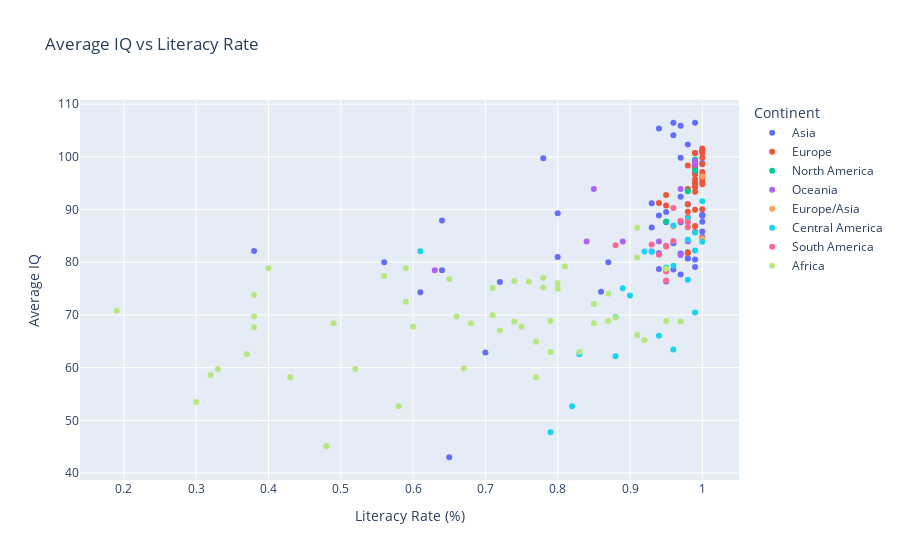
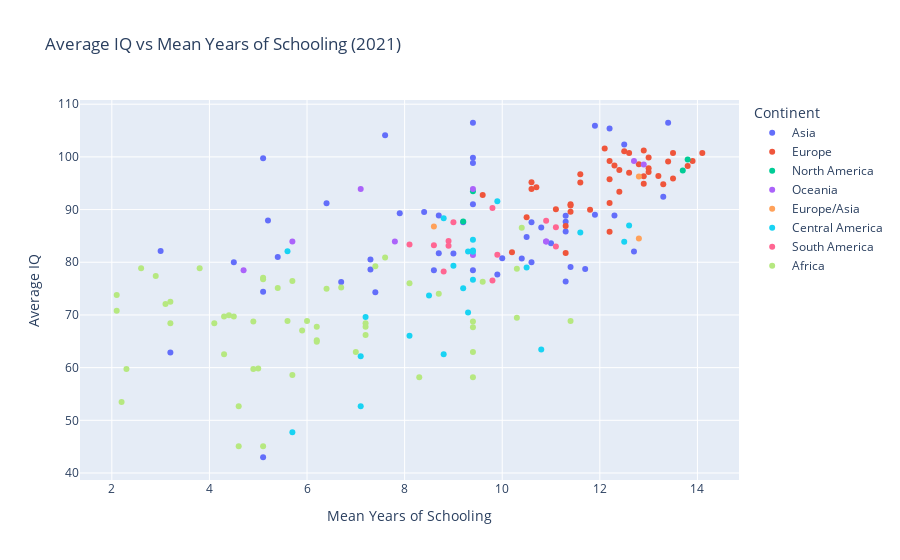
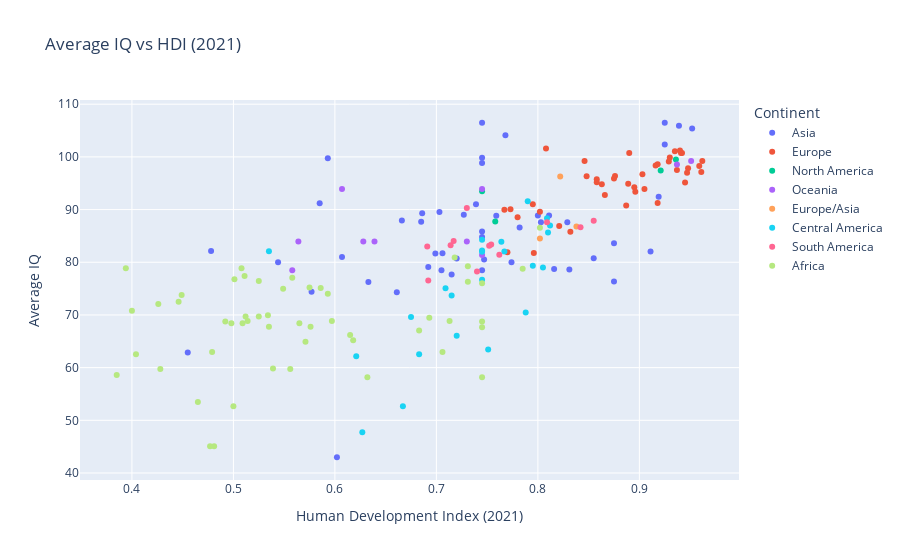

The code cell stored with these charts, in order, in its notebook:
### Code cell
import plotly.express as px
import pandas as pd

# Assuming df is your DataFrame and it contains the necessary columns

# Scatter plot for Average IQ vs Literacy Rate
fig1 = px.scatter(df, x='Literacy Rate', y='Average IQ',
                  title='Average IQ vs Literacy Rate',
                  labels={'Literacy Rate': 'Literacy Rate (%)', 'Average IQ': 'Average IQ'},
                  color='Continent',  # You can add color by continent to better visualize patterns
                  color_continuous_scale='Viridis')

# Scatter plot for Average IQ vs Mean Years of Schooling
fig2 = px.scatter(df, x='Mean years of schooling - 2021', y='Average IQ',
                  title='Average IQ vs Mean Years of Schooling (2021)',
                  labels={'Mean years of schooling - 2021': 'Mean Years of Schooling', 'Average IQ': 'Average IQ'},
                  color='Continent', 
                  color_continuous_scale='Viridis')

# Scatter plot for Average IQ vs HDI (2021)
fig3 = px.scatter(df, x='HDI (2021)', y='Average IQ',
                  title='Average IQ vs HDI (2021)',
                  labels={'HDI (2021)': 'Human Development Index (2021)', 'Average IQ': 'Average IQ'},
                  color='Continent', 
                  color_continuous_scale='Viridis')

# Show the plots
fig1.show()
fig2.show()
fig3.show()

### Figure 1 — Plotly figure (JSON) as saved in the notebook; plotly's stock layout.template omitted (floating-point values rounded to 4 significant figures)
{"data": [{"hovertemplate": "Continent=Asia<br>Literacy Rate (%)=%{x}<br>Average IQ=%{y}<extra></extra>", "legendgroup": "Asia", "marker": {"color": "#636efa", "symbol": "circle"}, "mode": "markers", "name": "Asia", "orientation": "v", "showlegend": true, "type": "scatter", "x": [0.99, 0.96, 0.97, 0.94, 0.96, 0.98, 0.97, 0.78, 1.0, 0.97, 0.93, 0.98, 0.95, 0.8, 1.0, 1.0, 0.94, 1.0, 0.64, 1.0, 0.97, 0.95, 0.93, 1.0, 1.0, 0.96, 0.38, 0.93, 0.94, 0.97, 0.8, 0.98, 0.98, 0.99, 0.87, 0.56, 0.99, 0.94, 0.96, 0.64, 0.95, 0.97, 0.95, 0.72, 0.86, 0.61, 0.7, 0.65], "xaxis": "x", "y": [106.5, 106.5, 105.9, 105.4, 104.1, 102.3, 99.82, 99.75, 98.82, 92.43, 91.18, 91.03, 89.53, 89.28, 89.01, 88.89, 88.87, 88.82, 87.94, 87.71, 87.58, 87.58, 86.62, 85.86, 84.81, 83.6, 82.12, 82.05, 81.7, 81.64, 80.99, 80.78, 80.7, 80.54, 80.01, 80.0, 79.09, 78.7, 78.64, 78.49, 78.49, 77.69, 76.36, 76.24, 74.41, 74.33, 62.86, 42.99], "yaxis": "y"}, {"hovertemplate": "Continent=Europe<br>Literacy Rate (%)=%{x}<br>Average IQ=%{y}<extra></extra>", "legendgroup": "Europe", "marker": {"color": "#EF553B", "symbol": "circle"}, "mode": "markers", "name": "Europe", "orientation": "v", "showlegend": true, "type": "scatter", "x": [1.0, 1.0, 1.0, 0.99, 0.99, 1.0, 1.0, 0.99, 0.99, 0.99, 1.0, 0.98, 0.99, 0.99, 0.99, 1.0, 0.99, 0.99, 1.0, 1.0, 1.0, 0.99, 1.0, 0.99, 0.99, 1.0, 0.99, 0.98, 0.99, 0.95, 0.94, 0.98, 0.95, 1.0, 0.99, 0.98, 0.98, 0.99, 0.99, 0.98, 0.98], "xaxis": "x", "y": [101.6, 101.2, 101.1, 100.7, 100.7, 100.7, 99.87, 99.24, 99.24, 99.12, 98.6, 98.38, 98.26, 97.83, 97.49, 97.13, 97.0, 96.69, 96.35, 96.32, 95.89, 95.75, 95.2, 95.13, 94.92, 94.79, 94.23, 93.9, 93.39, 92.77, 91.27, 90.99, 90.77, 90.07, 89.98, 89.6, 88.54, 86.88, 85.78, 81.91, 81.75], "yaxis": "y"}, {"hovertemplate": "Continent=North America<br>Literacy Rate (%)=%{x}<br>Average IQ=%{y}<extra></extra>", "legendgroup": "North America", "marker": {"color": "#00cc96", "symbol": "circle"}, "mode": "markers", "name": "North America", "orientation": "v", "showlegend": true, "type": "scatter", "x": [0.99, 0.99, 0.98, 0.95], "xaxis": "x", "y": [99.52, 97.43, 93.48, 87.73], "yaxis": "y"}, {"hovertemplate": "Continent=Oceania<br>Literacy Rate (%)=%{x}<br>Average IQ=%{y}<extra></extra>", "legendgroup": "Oceania", "marker": {"color": "#ab63fa", "symbol": "circle"}, "mode": "markers", "name": "Oceania", "orientation": "v", "showlegend": true, "type": "scatter", "x": [0.99, 0.99, 0.97, 0.85, 0.89, 0.94, 0.98, 0.84, 0.97, 0.63], "xaxis": "x", "y": [99.24, 98.57, 93.92, 93.92, 83.96, 83.96, 83.96, 83.96, 81.36, 78.49], "yaxis": "y"}, {"hovertemplate": "Continent=Europe/Asia<br>Literacy Rate (%)=%{x}<br>Average IQ=%{y}<extra></extra>", "legendgroup": "Europe/Asia", "marker": {"color": "#FFA15A", "symbol": "circle"}, "mode": "markers", "name": "Europe/Asia", "orientation": "v", "showlegend": true, "type": "scatter", "x": [1.0, 0.96, 1.0], "xaxis": "x", "y": [96.29, 86.8, 84.5], "yaxis": "y"}, {"hovertemplate": "Continent=Central America<br>Literacy Rate (%)=%{x}<br>Average IQ=%{y}<extra></extra>", "legendgroup": "Central America", "marker": {"color": "#19d3f3", "symbol": "circle"}, "mode": "markers", "name": "Central America", "orientation": "v", "showlegend": true, "type": "scatter", "x": [1.0, 0.98, 0.96, 0.99, 0.98, 1.0, 0.99, 0.61, 0.92, 0.93, 0.96, 0.95, 0.98, 0.89, 0.9, 0.99, 0.88, 0.94, 0.96, 0.83, 0.88, 0.82, 0.79], "xaxis": "x", "y": [91.6, 88.34, 86.99, 85.63, 84.29, 83.9, 82.24, 82.1, 82.05, 81.99, 79.34, 79.0, 76.69, 75.08, 73.68, 70.48, 69.63, 66.03, 63.42, 62.55, 62.16, 52.69, 47.72], "yaxis": "y"}, {"hovertemplate": "Continent=South America<br>Literacy Rate (%)=%{x}<br>Average IQ=%{y}<extra></extra>", "legendgroup": "South America", "marker": {"color": "#FF6692", "symbol": "circle"}, "mode": "markers", "name": "South America", "orientation": "v", "showlegend": true, "type": "scatter", "x": [0.96, 0.97, 0.98, 0.98, 0.96, 0.93, 0.88, 0.95, 0.95, 0.94, 0.95, 0.95], "xaxis": "x", "y": [90.29, 87.89, 87.59, 86.63, 84.04, 83.38, 83.23, 83.13, 82.99, 81.44, 78.26, 76.53], "yaxis": "y"}, {"hovertemplate": "Continent=Africa<br>Literacy Rate (%)=%{x}<br>Average IQ=%{y}<extra></extra>", "legendgroup": "Africa", "marker": {"color": "#B6E880", "symbol": "circle"}, "mode": "markers", "name": "Africa", "orientation": "v", "showlegend": true, "type": "scatter", "x": [0.91, 0.91, 0.81, 0.4, 0.59, 0.95, 0.56, 0.78, 0.65, 0.74, 0.76, 0.8, 0.78, 0.71, 0.8, 0.87, 0.38, 0.59, 0.85, 0.19, 0.71, 0.38, 0.66, 0.88, 0.79, 0.95, 0.87, 0.74, 0.97, 0.85, 0.49, 0.68, 0.75, 0.6, 0.38, 0.72, 0.91, 0.92, 0.77, 0.83, 0.79, 0.37, 0.67, 0.33, 0.52, 0.32, 0.77, 0.43, 0.3, 0.58, 0.48, 0.48], "xaxis": "x", "y": [86.56, 80.92, 79.22, 78.87, 78.87, 78.76, 77.37, 77.07, 76.79, 76.42, 76.32, 76.0, 75.2, 75.1, 74.95, 74.01, 73.8, 72.5, 72.09, 70.82, 69.95, 69.71, 69.7, 69.45, 68.87, 68.87, 68.87, 68.77, 68.74, 68.43, 68.42, 68.41, 67.76, 67.76, 67.67, 67.03, 66.19, 65.22, 64.92, 62.97, 62.97, 62.55, 59.83, 59.76, 59.76, 58.61, 58.16, 58.16, 53.48, 52.68, 45.07, 45.07], "yaxis": "y"}], "layout": {"legend": {"title": {"text": "Continent"}, "tracegroupgap": 0}, "title": {"text": "Average IQ vs Literacy Rate"}, "xaxis": {"anchor": "y", "domain": [0, 1], "title": {"text": "Literacy Rate (%)"}}, "yaxis": {"anchor": "x", "domain": [0, 1], "title": {"text": "Average IQ"}}}}

### Figure 2 — Plotly figure (JSON) as saved in the notebook; plotly's stock layout.template omitted (floating-point values rounded to 4 significant figures)
{"data": [{"hovertemplate": "Continent=Asia<br>Mean Years of Schooling=%{x}<br>Average IQ=%{y}<extra></extra>", "legendgroup": "Asia", "marker": {"color": "#636efa", "symbol": "circle"}, "mode": "markers", "name": "Asia", "orientation": "v", "showlegend": true, "type": "scatter", "x": [13.4, 9.4, 11.9, 12.2, 7.6, 12.5, 9.4, 5.1, 9.4, 13.3, 6.4, 9.4, 8.4, 7.9, 11.9, 12.3, 8.7, 11.3, 5.2, 11.3, 9.2, 10.6, 10.8, 11.3, 10.5, 11.0, 3.0, 12.7, 8.7, 9.0, 5.4, 10.0, 10.4, 7.3, 10.6, 4.5, 11.4, 11.7, 7.3, 9.4, 8.6, 9.9, 11.3, 6.7, 5.1, 7.4, 3.2, 5.1], "xaxis": "x", "y": [106.5, 106.5, 105.9, 105.4, 104.1, 102.3, 99.82, 99.75, 98.82, 92.43, 91.18, 91.03, 89.53, 89.28, 89.01, 88.89, 88.87, 88.82, 87.94, 87.71, 87.58, 87.58, 86.62, 85.86, 84.81, 83.6, 82.12, 82.05, 81.7, 81.64, 80.99, 80.78, 80.7, 80.54, 80.01, 80.0, 79.09, 78.7, 78.64, 78.49, 78.49, 77.69, 76.36, 76.24, 74.41, 74.33, 62.86, 42.99], "yaxis": "y"}, {"hovertemplate": "Continent=Europe<br>Mean Years of Schooling=%{x}<br>Average IQ=%{y}<extra></extra>", "legendgroup": "Europe", "marker": {"color": "#EF553B", "symbol": "circle"}, "mode": "markers", "name": "Europe", "orientation": "v", "showlegend": true, "type": "scatter", "x": [12.1, 12.9, 12.5, 14.1, 12.6, 13.5, 13.0, 12.2, 13.9, 13.4, 12.8, 12.3, 13.8, 13.0, 12.4, 13.0, 12.6, 11.6, 13.2, 12.9, 13.5, 12.2, 10.6, 11.6, 12.9, 13.3, 10.7, 10.6, 12.4, 9.6, 12.2, 11.4, 11.4, 11.1, 11.8, 11.4, 10.5, 11.3, 12.2, 10.2, 11.3], "xaxis": "x", "y": [101.6, 101.2, 101.1, 100.7, 100.7, 100.7, 99.87, 99.24, 99.24, 99.12, 98.6, 98.38, 98.26, 97.83, 97.49, 97.13, 97.0, 96.69, 96.35, 96.32, 95.89, 95.75, 95.2, 95.13, 94.92, 94.79, 94.23, 93.9, 93.39, 92.77, 91.27, 90.99, 90.77, 90.07, 89.98, 89.6, 88.54, 86.88, 85.78, 81.91, 81.75], "yaxis": "y"}, {"hovertemplate": "Continent=North America<br>Mean Years of Schooling=%{x}<br>Average IQ=%{y}<extra></extra>", "legendgroup": "North America", "marker": {"color": "#00cc96", "symbol": "circle"}, "mode": "markers", "name": "North America", "orientation": "v", "showlegend": true, "type": "scatter", "x": [13.8, 13.7, 9.4, 9.2], "xaxis": "x", "y": [99.52, 97.43, 93.48, 87.73], "yaxis": "y"}, {"hovertemplate": "Continent=Oceania<br>Mean Years of Schooling=%{x}<br>Average IQ=%{y}<extra></extra>", "legendgroup": "Oceania", "marker": {"color": "#ab63fa", "symbol": "circle"}, "mode": "markers", "name": "Oceania", "orientation": "v", "showlegend": true, "type": "scatter", "x": [12.7, 12.9, 9.4, 7.1, 7.8, 10.9, 10.9, 5.7, 9.4, 4.7], "xaxis": "x", "y": [99.24, 98.57, 93.92, 93.92, 83.96, 83.96, 83.96, 83.96, 81.36, 78.49], "yaxis": "y"}, {"hovertemplate": "Continent=Europe/Asia<br>Mean Years of Schooling=%{x}<br>Average IQ=%{y}<extra></extra>", "legendgroup": "Europe/Asia", "marker": {"color": "#FFA15A", "symbol": "circle"}, "mode": "markers", "name": "Europe/Asia", "orientation": "v", "showlegend": true, "type": "scatter", "x": [12.8, 8.6, 12.8], "xaxis": "x", "y": [96.29, 86.8, 84.5], "yaxis": "y"}, {"hovertemplate": "Continent=Central America<br>Mean Years of Schooling=%{x}<br>Average IQ=%{y}<extra></extra>", "legendgroup": "Central America", "marker": {"color": "#19d3f3", "symbol": "circle"}, "mode": "markers", "name": "Central America", "orientation": "v", "showlegend": true, "type": "scatter", "x": [9.9, 8.8, 12.6, 11.6, 9.4, 12.5, 9.4, 5.6, 9.3, 9.4, 9.0, 10.5, 9.4, 9.2, 8.5, 9.3, 7.2, 8.1, 10.8, 8.8, 7.1, 7.1, 5.7], "xaxis": "x", "y": [91.6, 88.34, 86.99, 85.63, 84.29, 83.9, 82.24, 82.1, 82.05, 81.99, 79.34, 79.0, 76.69, 75.08, 73.68, 70.48, 69.63, 66.03, 63.42, 62.55, 62.16, 52.69, 47.72], "yaxis": "y"}, {"hovertemplate": "Continent=South America<br>Mean Years of Schooling=%{x}<br>Average IQ=%{y}<extra></extra>", "legendgroup": "South America", "marker": {"color": "#FF6692", "symbol": "circle"}, "mode": "markers", "name": "South America", "orientation": "v", "showlegend": true, "type": "scatter", "x": [9.8, 10.9, 9.0, 11.1, 8.9, 8.1, 8.6, 8.9, 11.1, 9.9, 8.8, 9.8], "xaxis": "x", "y": [90.29, 87.89, 87.59, 86.63, 84.04, 83.38, 83.23, 83.13, 82.99, 81.44, 78.26, 76.53], "yaxis": "y"}, {"hovertemplate": "Continent=Africa<br>Mean Years of Schooling=%{x}<br>Average IQ=%{y}<extra></extra>", "legendgroup": "Africa", "marker": {"color": "#B6E880", "symbol": "circle"}, "mode": "markers", "name": "Africa", "orientation": "v", "showlegend": true, "type": "scatter", "x": [10.4, 7.6, 7.4, 2.6, 3.8, 10.3, 2.9, 5.1, 5.1, 5.7, 9.6, 8.1, 6.7, 5.4, 6.4, 8.7, 2.1, 3.2, 3.1, 2.1, 4.4, 4.3, 4.5, 10.3, 6.0, 11.4, 5.6, 4.9, 9.4, 7.2, 3.2, 4.1, 6.2, 7.2, 9.4, 5.9, 7.2, 6.2, 6.2, 9.4, 7.0, 4.3, 5.0, 2.3, 4.9, 5.7, 8.3, 9.4, 2.2, 4.6, 5.1, 4.6], "xaxis": "x", "y": [86.56, 80.92, 79.22, 78.87, 78.87, 78.76, 77.37, 77.07, 76.79, 76.42, 76.32, 76.0, 75.2, 75.1, 74.95, 74.01, 73.8, 72.5, 72.09, 70.82, 69.95, 69.71, 69.7, 69.45, 68.87, 68.87, 68.87, 68.77, 68.74, 68.43, 68.42, 68.41, 67.76, 67.76, 67.67, 67.03, 66.19, 65.22, 64.92, 62.97, 62.97, 62.55, 59.83, 59.76, 59.76, 58.61, 58.16, 58.16, 53.48, 52.68, 45.07, 45.07], "yaxis": "y"}], "layout": {"legend": {"title": {"text": "Continent"}, "tracegroupgap": 0}, "title": {"text": "Average IQ vs Mean Years of Schooling (2021)"}, "xaxis": {"anchor": "y", "domain": [0, 1], "title": {"text": "Mean Years of Schooling"}}, "yaxis": {"anchor": "x", "domain": [0, 1], "title": {"text": "Average IQ"}}}}

### Figure 3 — Plotly figure (JSON) as saved in the notebook; plotly's stock layout.template omitted (floating-point values rounded to 4 significant figures)
{"data": [{"hovertemplate": "Continent=Asia<br>Human Development Index (2021)=%{x}<br>Average IQ=%{y}<extra></extra>", "legendgroup": "Asia", "marker": {"color": "#636efa", "symbol": "circle"}, "mode": "markers", "name": "Asia", "orientation": "v", "showlegend": true, "type": "scatter", "x": [0.925, 0.745, 0.939, 0.952, 0.768, 0.925, 0.745, 0.593, 0.745, 0.919, 0.585, 0.739, 0.703, 0.686, 0.727, 0.811, 0.8, 0.759, 0.666, 0.685, 0.829, 0.803, 0.782, 0.745, 0.745, 0.875, 0.478, 0.911, 0.706, 0.699, 0.607, 0.855, 0.72, 0.747, 0.774, 0.544, 0.692, 0.816, 0.831, 0.745, 0.705, 0.715, 0.875, 0.633, 0.577, 0.661, 0.455, 0.602], "xaxis": "x", "y": [106.5, 106.5, 105.9, 105.4, 104.1, 102.3, 99.82, 99.75, 98.82, 92.43, 91.18, 91.03, 89.53, 89.28, 89.01, 88.89, 88.87, 88.82, 87.94, 87.71, 87.58, 87.58, 86.62, 85.86, 84.81, 83.6, 82.12, 82.05, 81.7, 81.64, 80.99, 80.78, 80.7, 80.54, 80.01, 80.0, 79.09, 78.7, 78.64, 78.49, 78.49, 77.69, 76.36, 76.24, 74.41, 74.33, 62.86, 42.99], "yaxis": "y"}, {"hovertemplate": "Continent=Europe<br>Human Development Index (2021)=%{x}<br>Average IQ=%{y}<extra></extra>", "legendgroup": "Europe", "marker": {"color": "#EF553B", "symbol": "circle"}, "mode": "markers", "name": "Europe", "orientation": "v", "showlegend": true, "type": "scatter", "x": [0.808, 0.94, 0.935, 0.942, 0.941, 0.89, 0.93, 0.846, 0.962, 0.929, 0.918, 0.916, 0.959, 0.948, 0.937, 0.961, 0.947, 0.903, 0.876, 0.848, 0.875, 0.858, 0.858, 0.945, 0.889, 0.863, 0.895, 0.905, 0.896, 0.866, 0.918, 0.795, 0.887, 0.773, 0.767, 0.802, 0.78, 0.821, 0.832, 0.77, 0.796], "xaxis": "x", "y": [101.6, 101.2, 101.1, 100.7, 100.7, 100.7, 99.87, 99.24, 99.24, 99.12, 98.6, 98.38, 98.26, 97.83, 97.49, 97.13, 97.0, 96.69, 96.35, 96.32, 95.89, 95.75, 95.2, 95.13, 94.92, 94.79, 94.23, 93.9, 93.39, 92.77, 91.27, 90.99, 90.77, 90.07, 89.98, 89.6, 88.54, 86.88, 85.78, 81.91, 81.75], "yaxis": "y"}, {"hovertemplate": "Continent=North America<br>Human Development Index (2021)=%{x}<br>Average IQ=%{y}<extra></extra>", "legendgroup": "North America", "marker": {"color": "#00cc96", "symbol": "circle"}, "mode": "markers", "name": "North America", "orientation": "v", "showlegend": true, "type": "scatter", "x": [0.936, 0.921, 0.745, 0.758], "xaxis": "x", "y": [99.52, 97.43, 93.48, 87.73], "yaxis": "y"}, {"hovertemplate": "Continent=Oceania<br>Human Development Index (2021)=%{x}<br>Average IQ=%{y}<extra></extra>", "legendgroup": "Oceania", "marker": {"color": "#ab63fa", "symbol": "circle"}, "mode": "markers", "name": "Oceania", "orientation": "v", "showlegend": true, "type": "scatter", "x": [0.951, 0.937, 0.745, 0.607, 0.628, 0.73, 0.639, 0.564, 0.745, 0.558], "xaxis": "x", "y": [99.24, 98.57, 93.92, 93.92, 83.96, 83.96, 83.96, 83.96, 81.36, 78.49], "yaxis": "y"}, {"hovertemplate": "Continent=Europe/Asia<br>Human Development Index (2021)=%{x}<br>Average IQ=%{y}<extra></extra>", "legendgroup": "Europe/Asia", "marker": {"color": "#FFA15A", "symbol": "circle"}, "mode": "markers", "name": "Europe/Asia", "orientation": "v", "showlegend": true, "type": "scatter", "x": [0.822, 0.838, 0.802], "xaxis": "x", "y": [96.29, 86.8, 84.5], "yaxis": "y"}, {"hovertemplate": "Continent=Central America<br>Human Development Index (2021)=%{x}<br>Average IQ=%{y}<extra></extra>", "legendgroup": "Central America", "marker": {"color": "#19d3f3", "symbol": "circle"}, "mode": "markers", "name": "Central America", "orientation": "v", "showlegend": true, "type": "scatter", "x": [0.79, 0.809, 0.812, 0.81, 0.745, 0.764, 0.745, 0.535, 0.767, 0.745, 0.795, 0.805, 0.745, 0.709, 0.715, 0.788, 0.675, 0.72, 0.751, 0.683, 0.621, 0.667, 0.627], "xaxis": "x", "y": [91.6, 88.34, 86.99, 85.63, 84.29, 83.9, 82.24, 82.1, 82.05, 81.99, 79.34, 79.0, 76.69, 75.08, 73.68, 70.48, 69.63, 66.03, 63.42, 62.55, 62.16, 52.69, 47.72], "yaxis": "y"}, {"hovertemplate": "Continent=South America<br>Human Development Index (2021)=%{x}<br>Average IQ=%{y}<extra></extra>", "legendgroup": "South America", "marker": {"color": "#FF6692", "symbol": "circle"}, "mode": "markers", "name": "South America", "orientation": "v", "showlegend": true, "type": "scatter", "x": [0.73, 0.855, 0.809, 0.842, 0.717, 0.754, 0.714, 0.752, 0.691, 0.762, 0.74, 0.692], "xaxis": "x", "y": [90.29, 87.89, 87.59, 86.63, 84.04, 83.38, 83.23, 83.13, 82.99, 81.44, 78.26, 76.53], "yaxis": "y"}, {"hovertemplate": "Continent=Africa<br>Human Development Index (2021)=%{x}<br>Average IQ=%{y}<extra></extra>", "legendgroup": "Africa", "marker": {"color": "#B6E880", "symbol": "circle"}, "mode": "markers", "name": "Africa", "orientation": "v", "showlegend": true, "type": "scatter", "x": [0.802, 0.718, 0.731, 0.394, 0.508, 0.785, 0.511, 0.558, 0.501, 0.525, 0.731, 0.745, 0.575, 0.586, 0.549, 0.593, 0.449, 0.446, 0.426, 0.4, 0.534, 0.525, 0.512, 0.693, 0.514, 0.713, 0.597, 0.492, 0.745, 0.565, 0.498, 0.509, 0.576, 0.535, 0.745, 0.683, 0.615, 0.618, 0.571, 0.706, 0.479, 0.404, 0.539, 0.428, 0.556, 0.385, 0.632, 0.745, 0.465, 0.5, 0.481, 0.477], "xaxis": "x", "y": [86.56, 80.92, 79.22, 78.87, 78.87, 78.76, 77.37, 77.07, 76.79, 76.42, 76.32, 76.0, 75.2, 75.1, 74.95, 74.01, 73.8, 72.5, 72.09, 70.82, 69.95, 69.71, 69.7, 69.45, 68.87, 68.87, 68.87, 68.77, 68.74, 68.43, 68.42, 68.41, 67.76, 67.76, 67.67, 67.03, 66.19, 65.22, 64.92, 62.97, 62.97, 62.55, 59.83, 59.76, 59.76, 58.61, 58.16, 58.16, 53.48, 52.68, 45.07, 45.07], "yaxis": "y"}], "layout": {"legend": {"title": {"text": "Continent"}, "tracegroupgap": 0}, "title": {"text": "Average IQ vs HDI (2021)"}, "xaxis": {"anchor": "y", "domain": [0, 1], "title": {"text": "Human Development Index (2021)"}}, "yaxis": {"anchor": "x", "domain": [0, 1], "title": {"text": "Average IQ"}}}}
